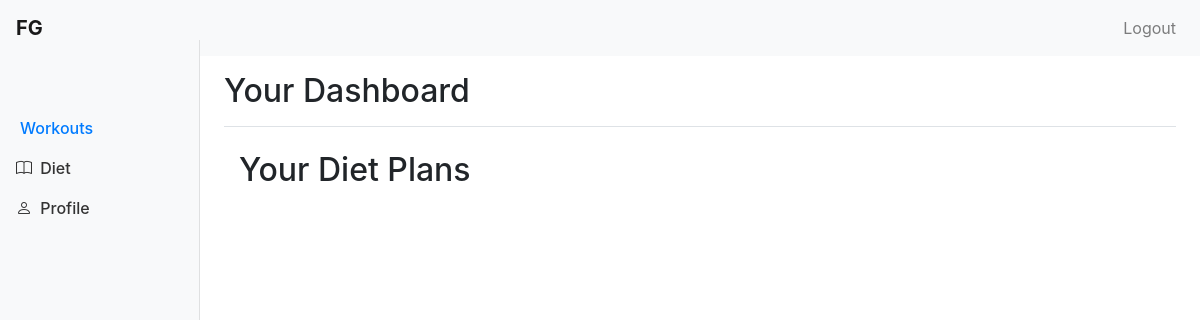
/diet (signed in), run on an earlier commit of the app's database.
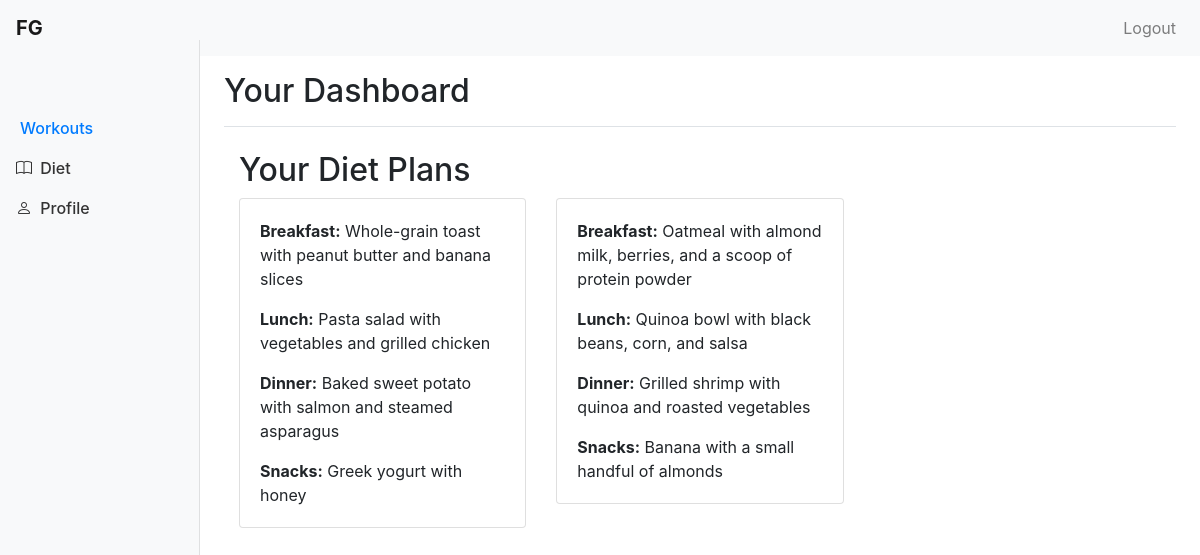
And on a later commit of the database.
### diet/models.py (models this page shows, shortened)
class DietPlan(models.Model):
    name = models.CharField(max_length=70)
    FITNESS_GOALS_CHOICES = [
        ('SF', 'Stay Fit'),
        ('LW', 'Lose Weight'),
        ('BM', 'Build Muscle'),
        ('KF', 'Keep Fit'),
        ('IE', 'Improve Endurance'),
    ]
    fitness_goal = models.CharField(
        max_length=20,
        choices=FITNESS_GOALS_CHOICES,
        default='SF'
    )
    breakfast = models.TextField()
    lunch = models.TextField()
    dinner = models.TextField()
    snacks = models.TextField()
    created_at = models.DateTimeField(auto_now_add=True)

### diet/views.py (the view)
# urls.py: path('', include(('diet.urls'))),
def diet(request):
    diet_plans = DietPlan.objects.all()
    return render(request, 'diet.html', {'diet_plans':diet_plans})

### templates/diet.html
{% extends 'dashboard_base.html' %}
{% block page_title %}Your Dashboard{% endblock %}
{% block content %}
<div class="container mt-4">
  <h2>Your Diet Plans</h2>
  <div class="row">
    {% for diet_plan in diet_plans %}
      {% if diet_plan.fitness_goal == request.user.profile.fitness_goal %}
        <div class="col-md-4 mb-4">
          <div class="card">
            <div class="card-body">
              <p class="card-text"><strong>Breakfast:</strong> {{ diet_plan.breakfast }}</p>
              <p class="card-text"><strong>Lunch:</strong> {{ diet_plan.lunch }}</p>
              <p class="card-text"><strong>Dinner:</strong> {{ diet_plan.dinner }}</p>
              <p class="card-text"><strong>Snacks:</strong> {{ diet_plan.snacks }}</p>
            </div>
          </div>
        </div>
      {% endif %}
    {% endfor %}
  </div>
</div>
{% endblock %}

### templates/dashboard_base.html (shortened to what this page needs)
<!DOCTYPE html>
<html lang="en">
<head>
    <link rel="stylesheet" href="https://stackpath.bootstrapcdn.com/bootstrap/4.5.2/css/bootstrap.min.css">
    <link href="https://cdn.jsdelivr.net/npm/bootstrap-icons@1.18.0/font/bootstrap-icons.css" rel="stylesheet">
</head>
<body>
<nav class="navbar navbar-expand-lg navbar-light bg-light">
    <a class="navbar-brand font-weight-bold" href="#">
        FG
    </a>
    <div class="collapse navbar-collapse" id="navbarCollapse">
        <div class="navbar-nav ml-auto">
            {% if user.is_authenticated %}
                <a href="{% url 'logout' %}" class="nav-item nav-link">Logout</a>
            {% else %}
                <a href="{% url 'login' %}" class="nav-item nav-link">Sign in</a>
            {% endif %}
        </div>
    </div>
</nav>
<div class="container-fluid">
    <div class="row">
        <nav class="col-md-3 col-lg-2 d-md-block bg-light sidebar">
            <div class="sidebar-sticky">
                <ul class="nav flex-column">
                    <li class="nav-item">
                        <a class="nav-link active" href="{% url 'dashboard' %}">
                             Workouts
                        </a>
                    </li>
                    <li class="nav-item">
                        <a class="nav-link" href="{% url 'diet' %}">
                            <i class="bi bi-book"></i> Diet
                        </a>
                    </li>
                    <li class="nav-item">
                        <a class="nav-link" href="{% url 'users-profile' %}">
                            <i class="bi bi-person"></i> Profile
                        </a>
                    </li>
                </ul>
            </div>
        </nav>
        <main role="main" class="col-md-9 ml-sm-auto col-lg-10 px-md-4">
            <div class="d-flex justify-content-between flex-wrap flex-md-nowrap align-items-center pt-3 pb-2 mb-3 border-bottom">
                <h2 class="h2">{% block page_title %}{% endblock %}</h2>
            </div>
            {% block content %}{% endblock %}
        </main>
    </div>
</div>
</body>
</html>

### templates/dashboard_base.html (style rules this page uses)
body { padding-top: 0px; }
.sidebar { position: fixed; top: 40px; bottom: 0; left: 0; z-index: 1000; padding: 48px 0; box-shadow: inset -1px 0 0 rgba(0, 0, 0, .1); }
.sidebar-sticky { padding-top: 20px; padding-bottom: 20px; }
.sidebar .nav-link { font-weight: 500; color: #333; }
.sidebar .nav-link.active { color: #007bff; }
.sidebar .nav-link .bi { margin-right: 4px; }

What changed in the data, as far as the page shows it:
added DietPlan: breakfast "Whole-grain toast with peanut butter and banana slices", lunch "Pasta salad with vegetables and grilled chicken", dinner "Baked sweet potato with salmon and steamed asparagus", snacks "Greek yogurt with honey"
added DietPlan: breakfast "Oatmeal with almond milk, berries, and a scoop of protein powder", lunch "Quinoa bowl with black beans, corn, and salsa", dinner "Grilled shrimp with quinoa and roasted vegetables", snacks "Banana with a small handful of almonds"
